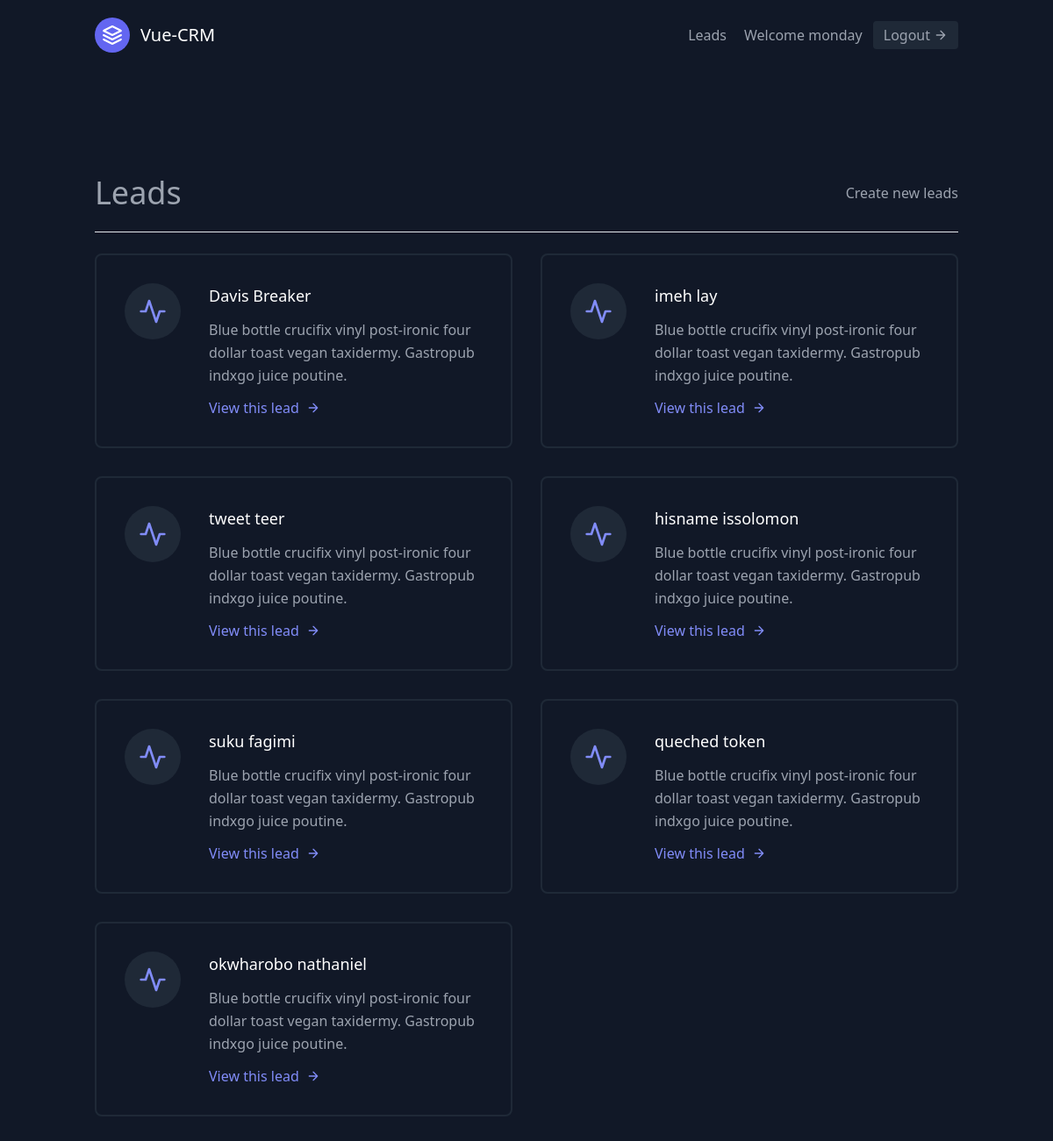
The page /leads/ (signed in) on the database its author committed.
### leads/models.py (models this page shows, shortened)
class User(AbstractUser):
    pass

class Lead(models.Model):
    first_name = models.CharField(max_length=20)
    last_name = models.CharField(max_length=20)
    age = models.IntegerField(default=0)
    location = models.CharField(max_length=800, blank=True)
    phone_number = models.IntegerField( default='+234')
    agent = models.ForeignKey(Agent, on_delete=models.CASCADE)

### leads/views.py (the view)
# urls.py: path('', views.LeadListView.as_view(), name='lead_list'),
class LeadListView(LoginRequiredMixin,generic.ListView):
    template_name       = 'leads/lead_list.html'
    context_object_name = 'leads'
    queryset            = Lead.objects.all()

### leads/templates/leads/lead_list.html
{% extends 'base.html' %}
{% block content %}
<section class="text-gray-400 bg-gray-900 body-font">
  <div class="container px-5 py-24 mx-auto flex flex-wrap">
        <div class=" w-full mb-6 py-6  flex justify-between items-center border-b border-gray-200" >
                <div>
                    <h1 class="text-4xl text-white-800">
                        Leads
                    </h1>
                </div>
                <div>
                    <a class="text-white-500 hover:text-blue-500" href="{% url 'leads:lead_create' %}">Create new leads</a>
                </div>
        </div>
            <br>
    <div class="flex flex-wrap -m-4">
    {% for lead in leads %}
      <div class="p-4 lg:w-1/2 md:w-full">
        <div class="flex border-2 rounded-lg border-gray-800 p-8 sm:flex-row flex-col">
          <div class="w-16 h-16 sm:mr-8 sm:mb-0 mb-4 inline-flex items-center justify-center rounded-full bg-gray-800 text-indigo-400 flex-shrink-0">
            <svg fill="none" stroke="currentColor" stroke-linecap="round" stroke-linejoin="round" stroke-width="2" class="w-8 h-8" viewBox="0 0 24 24">
              <path d="M22 12h-4l-3 9L9 3l-3 9H2"></path>
            </svg>
          </div>
          <div class="flex-grow">
            <h2 class="text-white text-lg title-font font-medium mb-3">{{lead.first_name}} {{lead.last_name}}</h2>
            <p class="leading-relaxed text-base">Blue bottle crucifix vinyl post-ironic four dollar toast vegan taxidermy. Gastropub indxgo juice poutine.</p>
            <a href="{% url 'leads:lead_detail' lead.pk %}" class="mt-3 text-indigo-400 inline-flex items-center">View this lead
              <svg fill="none" stroke="currentColor" stroke-linecap="round" stroke-linejoin="round" stroke-width="2" class="w-4 h-4 ml-2" viewBox="0 0 24 24">
                <path d="M5 12h14M12 5l7 7-7 7"></path>
              </svg>
            </a>
          </div>
        </div>
      </div>
    {% endfor %}
    </div>
  </div>
</section>
{% endblock content %}

### templates/base.html (shortened to what this page needs)
<!DOCTYPE html>
{% load static %}
<html lang="en">
<head>
    <link rel="stylesheet" href="{% static 'css/style.css' %}">
    <link href="https://unpkg.com/tailwindcss@^2/dist/tailwind.min.css" rel="stylesheet">
</head>
<body>
        {% include 'navbar.html' %}
        {% block content %}
        {% endblock content %}
</body>
</html>

### templates/navbar.html (shortened to what this page needs)
<header class="text-gray-400 bg-gray-900 body-font">
  <div class="container mx-auto flex flex-wrap p-5 flex-col md:flex-row items-center">
    <a class="flex title-font font-medium items-center text-white mb-4 md:mb-0">
      <svg xmlns="http://www.w3.org/2000/svg" fill="none" stroke="currentColor" stroke-linecap="round" stroke-linejoin="round" stroke-width="2" class="w-10 h-10 text-white p-2 bg-indigo-500 rounded-full" viewBox="0 0 24 24">
        <path d="M12 2L2 7l10 5 10-5-10-5zM2 17l10 5 10-5M2 12l10 5 10-5"></path>
      </svg>
      <span class="ml-3 text-xl">Vue-CRM</span>
    </a>
    <nav class="md:ml-auto flex flex-wrap items-center text-base justify-center">
      <a href='{% url 'leads:lead_list' %}' class="mr-5 hover:text-white">Leads</a>
    </nav>
    {% if request.user.is_authenticated %}
    <span>
      Welcome {{request.user.username}}
    </span>
    <a href="{% url 'logout' %}"  class="ml-3 inline-flex items-center bg-gray-800 border-0 py-1 px-3 focus:outline-none hover:bg-gray-700 rounded text-base mt-4 md:mt-0">
        Logout
      <svg fill="none" stroke="currentColor" stroke-linecap="round" stroke-linejoin="round" stroke-width="2" class="w-4 h-4 ml-1" viewBox="0 0 24 24">
        <path d="M5 12h14M12 5l7 7-7 7"></path>
      </svg>
    </a>
    {% endif %}
  </div>
</header>

### rows shown on the page
User: user.username "monday"
Lead: first_name "Davis", last_name "Breaker"
Lead: first_name "imeh", last_name "lay"
Lead: first_name "tweet", last_name "teer"
Lead: first_name "hisname", last_name "issolomon"
Lead: first_name "suku", last_name "fagimi"
Lead: first_name "queched", last_name "token"
Lead: first_name "okwharobo", last_name "nathaniel"
